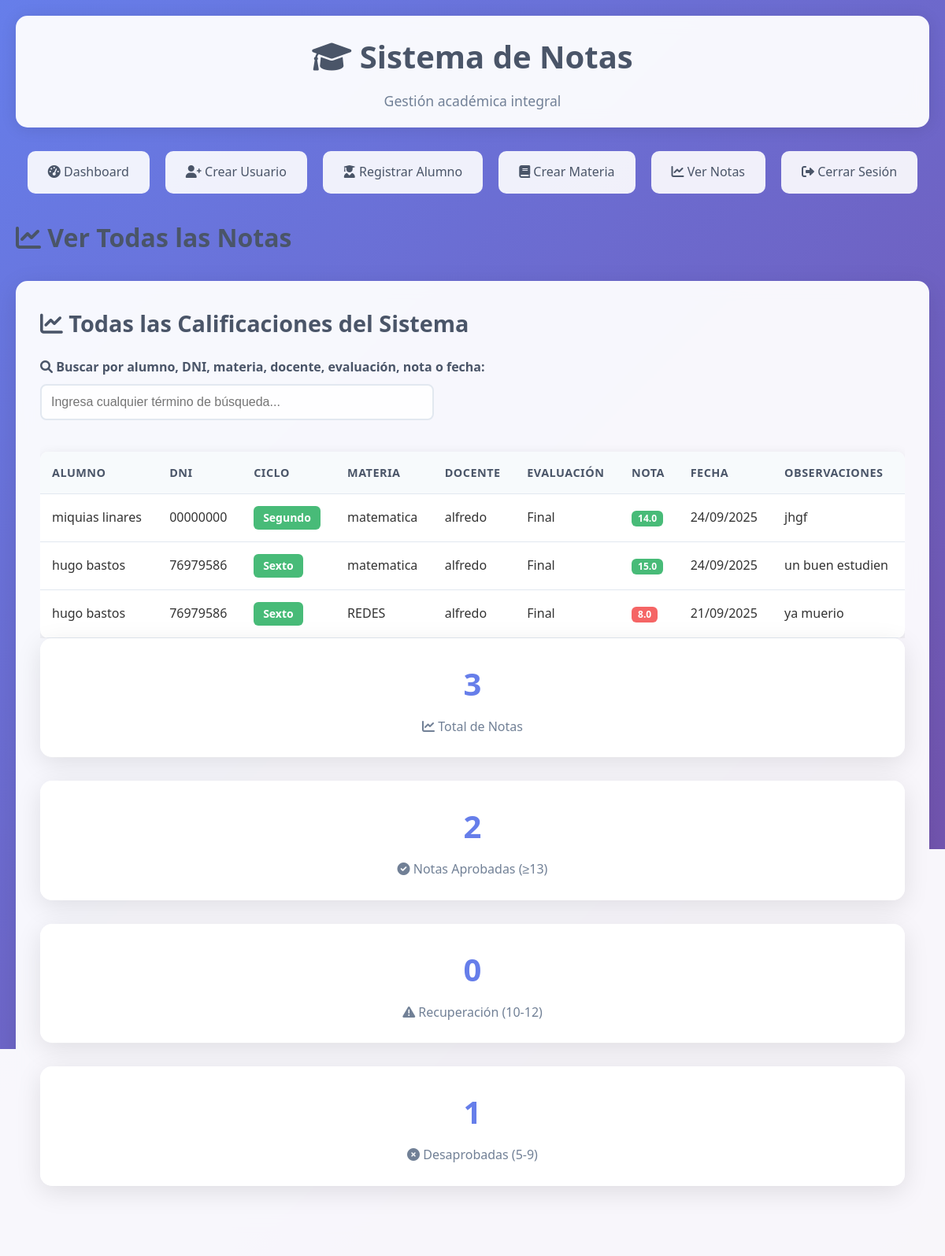
Page /admin/ver_notas (signed in) on the committed database.
### app.py (models this page shows)
class Nota(db.Model):
    id = db.Column(db.Integer, primary_key=True)
    alumno_id = db.Column(db.Integer, db.ForeignKey('alumno.id'), nullable=False)
    materia_id = db.Column(db.Integer, db.ForeignKey('materia.id'), nullable=False)
    nota = db.Column(db.Float, nullable=False)
    tipo_evaluacion = db.Column(db.String(50), nullable=False)  # 'parcial', 'final', 'trabajo', etc.
    fecha = db.Column(db.DateTime, default=datetime.utcnow)
    observaciones = db.Column(db.Text)
    alumno = db.relationship('Alumno', backref=db.backref('notas', lazy=True))
    materia = db.relationship('Materia', backref=db.backref('notas', lazy=True))

class Alumno(db.Model):
    id = db.Column(db.Integer, primary_key=True)
    dni = db.Column(db.String(20), unique=True, nullable=False)
    nombre = db.Column(db.String(100), nullable=False)
    apellido = db.Column(db.String(100), nullable=False)
    email = db.Column(db.String(120))
    telefono = db.Column(db.String(20))
    fecha_nacimiento = db.Column(db.Date)
    ciclo = db.Column(db.String(20), nullable=False)  # primero, segundo, tercero, cuarto, quinto, sexto
    fecha_registro = db.Column(db.DateTime, default=datetime.utcnow)

class Materia(db.Model):
    id = db.Column(db.Integer, primary_key=True)
    nombre = db.Column(db.String(100), nullable=False)
    codigo = db.Column(db.String(20), unique=True, nullable=False)
    docente_id = db.Column(db.Integer, db.ForeignKey('usuario.id'), nullable=False)
    docente = db.relationship('Usuario', backref=db.backref('materias', lazy=True))

class Usuario(db.Model):
    id = db.Column(db.Integer, primary_key=True)
    username = db.Column(db.String(80), unique=True, nullable=False)
    email = db.Column(db.String(120), unique=True, nullable=False)
    password_hash = db.Column(db.String(120), nullable=False)
    tipo = db.Column(db.String(20), nullable=False)  # 'admin' o 'docente'
    fecha_creacion = db.Column(db.DateTime, default=datetime.utcnow)

### app.py (the view)
@app.route('/admin/ver_notas')
def admin_ver_notas():
    if not session.get('user_id') or session.get('tipo') != 'admin':
        return redirect(url_for('login'))
    notas = db.session.query(Nota, Alumno, Materia).join(Alumno).join(Materia).order_by(Nota.fecha.desc()).all()
    return render_template('admin/ver_notas.html', notas=notas)

### app.py (called while the page is built)
@app.context_processor
def inject_flash_cleanup():
    return dict()

### templates/admin/ver_notas.html (shortened to what this page needs)
{% extends "base.html" %}
{% block content %}
<div class="dashboard-header">
    <h1 class="dashboard-title"><i class="fas fa-chart-line"></i> Ver Todas las Notas</h1>
</div>
<div class="card">
    <h2><i class="fas fa-chart-line"></i> Todas las Calificaciones del Sistema</h2>
    <div class="search-container" style="margin-bottom: 20px;">
        <div class="form-group">
            <label for="searchNota" style="display: block; margin-bottom: 8px; font-weight: 600; color: #4a5568;">
                <i class="fas fa-search"></i> Buscar por alumno, DNI, materia, docente, evaluación, nota o fecha:
            </label>
            <input type="text" id="searchNota" class="form-control" placeholder="Ingresa cualquier término de búsqueda..."
                   style="width: 100%; max-width: 500px; padding: 12px; border: 2px solid #e2e8f0; border-radius: 8px; font-size: 1rem;">
        </div>
    </div>
    {% if notas %}
    <div class="table-responsive">
        <table class="table">
            <thead>
                <tr>
                    <th>Alumno</th>
                    <th>DNI</th>
                    <th>Ciclo</th>
                    <th>Materia</th>
                    <th>Docente</th>
                    <th>Evaluación</th>
                    <th>Nota</th>
                    <th>Fecha</th>
                    <th>Observaciones</th>
                </tr>
            </thead>
            <tbody>
                {% for nota, alumno, materia in notas %}
                <tr class="nota-row"
                    data-alumno="{{ alumno.nombre }} {{ alumno.apellido }}"
                    data-dni="{{ alumno.dni }}"
                    data-ciclo="{{ alumno.ciclo }}"
                    data-materia="{{ materia.nombre }}"
                    data-docente="{{ materia.docente.username }}"
                    data-evaluacion="{{ nota.tipo_evaluacion }}"
                    data-nota="{{ nota.nota }}"
                    data-fecha="{{ nota.fecha.strftime('%d/%m/%Y') }}"
                    data-observaciones="{{ nota.observaciones or '' }}">
                    <td>{{ alumno.nombre }} {{ alumno.apellido }}</td>
                    <td>{{ alumno.dni }}</td>
                    <td>
                        <span class="badge badge-success" style="font-size: 14px; padding: 8px 12px;">
                            {{ alumno.ciclo.title() if alumno.ciclo else 'Sin ciclo' }}
                        </span>
                    </td>
                    <td>{{ materia.nombre }}</td>
                    <td>{{ materia.docente.username }}</td>
                    <td>{{ nota.tipo_evaluacion }}</td>
                    <td>
                        <span class="badge badge-{{ 'success' if nota.nota >= 13 else 'warning' if nota.nota >= 10 else 'danger' }}">
                            {{ nota.nota }}
                        </span>
                    </td>
                    <td>{{ nota.fecha.strftime('%d/%m/%Y') }}</td>
                    <td>{{ nota.observaciones or '-' }}</td>
                </tr>
                {% endfor %}
            </tbody>
        </table>
    </div>
    <div class="stats-summary">
        <div class="grid grid-4">
            <div class="stats-card">
                <h3>{{ notas|length }}</h3>
                <p><i class="fas fa-chart-line"></i> Total de Notas</p>
            </div>
            <div class="stats-card">
                <h3>{{ notas|selectattr('0.nota', 'ge', 13)|list|length }}</h3>
                <p><i class="fas fa-check-circle"></i> Notas Aprobadas (≥13)</p>
            </div>
            <div class="stats-card">
                <h3>{{ notas|selectattr('0.nota', 'ge', 10)|selectattr('0.nota', 'lt', 13)|list|length }}</h3>
                <p><i class="fas fa-exclamation-triangle"></i> Recuperación (10-12)</p>
            </div>
            <div class="stats-card">
                <h3>{{ notas|selectattr('0.nota', 'ge', 5)|selectattr('0.nota', 'lt', 10)|list|length }}</h3>
                <p><i class="fas fa-times-circle"></i> Desaprobadas (5-9)</p>
            </div>
        </div>
    </div>
    {% else %}
    <div class="alert alert-info">
        <i class="fas fa-info-circle"></i>
        No hay notas registradas en el sistema.
    </div>
    {% endif %}
</div>
{% endblock %}

### static/css/style.css (style rules this page uses)
* { margin: 0; padding: 0; box-sizing: border-box; }
body { font-family: 'Segoe UI', Tahoma, Geneva, Verdana, sans-serif; line-height: 1.6; color: #333; background: linear-gradient(135deg, #667eea 0%, #764ba2 100%); min-height: 100vh; }
.card { background: rgba(255, 255, 255, 0.95); backdrop-filter: blur(10px); border-radius: 15px; padding: 30px; margin-bottom: 30px; box-shadow: 0 8px 32px rgba(0, 0, 0, 0.1); border: 1px solid rgba(255, 255, 255, 0.2); }
.card h2 { color: #4a5568; margin-bottom: 20px; font-size: 1.8rem; font-weight: 600; }
.form-group { margin-bottom: 20px; }
.form-group label { display: block; margin-bottom: 8px; color: #4a5568; font-weight: 500; font-size: 1rem; }
.form-control { width: 100%; padding: 12px 16px; border: 2px solid #e2e8f0; border-radius: 10px; font-size: 1rem; transition: all 0.3s ease; background: rgba(255, 255, 255, 0.9); }
.table { width: 100%; border-collapse: collapse; margin-top: 20px; background: white; border-radius: 10px; overflow: hidden; box-shadow: 0 4px 15px rgba(0, 0, 0, 0.1); }
.table th, .table td { padding: 15px; text-align: left; border-bottom: 1px solid #e2e8f0; }
.table th { background: #f7fafc; color: #4a5568; font-weight: 600; font-size: 0.9rem; text-transform: uppercase; letter-spacing: 0.5px; }
.grid { display: grid; gap: 30px; margin-bottom: 30px; }
.stats-card { background: rgba(255, 255, 255, 0.95); backdrop-filter: blur(10px); border-radius: 15px; padding: 25px; text-align: center; box-shadow: 0 8px 32px rgba(0, 0, 0, 0.1); border: 1px solid rgba(255, 255, 255, 0.2); }
.stats-card h3 { font-size: 2.5rem; color: #667eea; margin-bottom: 10px; font-weight: 700; }
.stats-card p { color: #718096; font-size: 1rem; font-weight: 500; }
.dashboard-header { display: flex; justify-content: space-between; align-items: center; margin-bottom: 30px; flex-wrap: wrap; gap: 20px; }
.dashboard-title { color: #4a5568; font-size: 2rem; font-weight: 700; }
.card { animation: fadeIn 0.6s ease-out; }
.badge { display: inline-block; padding: 4px 8px; font-size: 0.75rem; font-weight: 600; line-height: 1; text-align: center; white-space: nowrap; vertical-align: baseline; border-radius: 6px; color: white; }
.badge-success { background-color: #48bb78; }
.badge-danger { background-color: #f56565; }
.table-responsive { overflow-x: auto; -webkit-overflow-scrolling: touch; }

### rows in the picture
Nota: nombre "miquias", apellido "linares", dni "00000000", ciclo "Segundo", nombre "matematica", docente.username "alfredo", tipo_evaluacion "Final", nota "14.0", fecha "24/09/2025", observaciones "jhgf"
Nota: nombre "hugo", apellido "bastos", dni "76979586", ciclo "Sexto", nombre "matematica", docente.username "alfredo", tipo_evaluacion "Final", nota "15.0", fecha "24/09/2025", observaciones "un buen estudien"
Nota: nombre "hugo", apellido "bastos", dni "76979586", ciclo "Sexto", nombre "REDES", docente.username "alfredo", tipo_evaluacion "Final", nota "8.0", fecha "21/09/2025", observaciones "ya muerio"

### other values in the picture
{{ notas|length }} "3"
{{ notas|selectattr('0.nota', 'ge', 13)|list|length }} "2"
